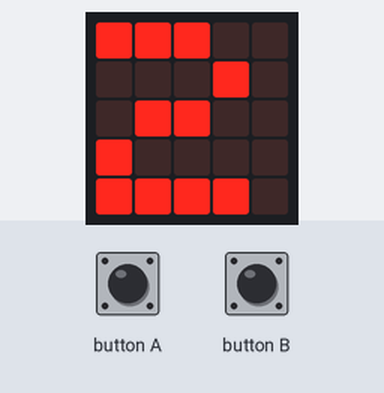
A program run on a simulated BBC micro:bit (MakeCode). On the bench: the board's 5×5 LED display. The test bench sets the inputs (shaded band). Random numbers come from a fixed seed.

Above: at 1.9 s.
2.0 s: button B pressed for 0.15 s
At 2.25 s:
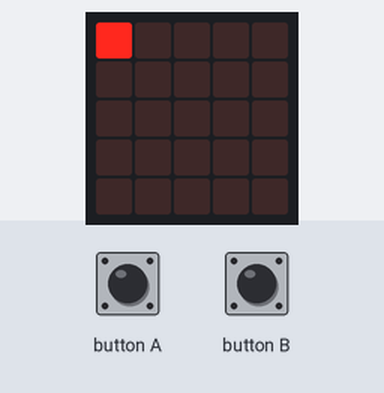
2.7 s: button A pressed for 0.15 s
At 3.2 s:
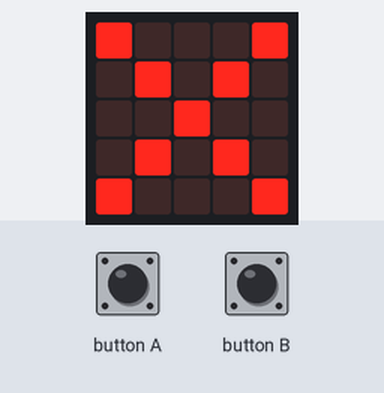
3.4 s: button A pressed for 0.15 s
At 3.95 s:
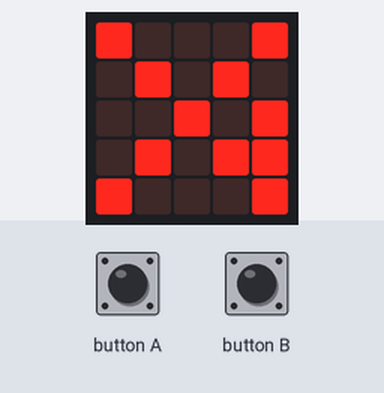
4.1 s: button B pressed for 0.15 s
4.8 s: button A pressed for 0.15 s
At 5.05 s:
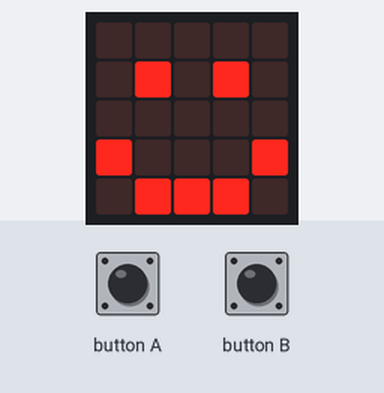
5.5 s: button A pressed 2 times (0.12 s each, 0.3 s apart)
At 6.8 s:
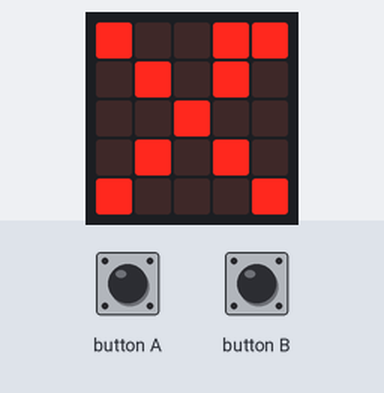
Timing chart, 0 to 8.5 s (numbered marks = the images above; inputs shaded):
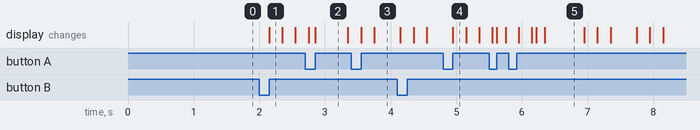

Measured:
- after the input at 2.0 s, the display: changes after 0.15 s (image 1)
- what the display in image 2 shows lasts 0.5 s, from 2.9 s to 3.4 s
- what the display in image 5 shows lasts 0.6 s, from 6.4 s to 7.0 s

The program:

main.ts
```typescript
input.onButtonPressed(Button.A, function () {
    basic.clearScreen()
    if (randint(1, 3) == 1) {
        basic.showIcon(IconNames.Heart)
    } else if (randint(1, 3) == 2) {
        basic.showIcon(IconNames.Happy)
    } else {
        basic.showIcon(IconNames.No)
    }
})
input.onButtonPressed(Button.B, function () {
    basic.clearScreen()
    for (let x = 0; x <= 4; x++) {
        led.plot(x, 0)
        basic.pause(200)
    }
    for (let y = 0; y <= 4; y++) {
        led.plot(4, y)
        basic.pause(200)
    }
    Xindex = 3
    x = 0
    for (let index = 0; index < 4; index++) {
        led.plot(x + Xindex, 4)
        basic.pause(200)
        Xindex += -1
    }
    Yindex = 3
    y = 0
    for (let index = 0; index < 4; index++) {
        led.plot(0, y + Yindex)
        basic.pause(200)
        Yindex += -1
    }
})
let y = 0
let Yindex = 0
let x = 0
let Xindex = 0
basic.showNumber(randint(0, 9))
```

test.ts
```typescript
// ide kerülnek a tesztek; a rendszer ezt nem kompilálja, ha a csomagot bővítményként használják.
```
